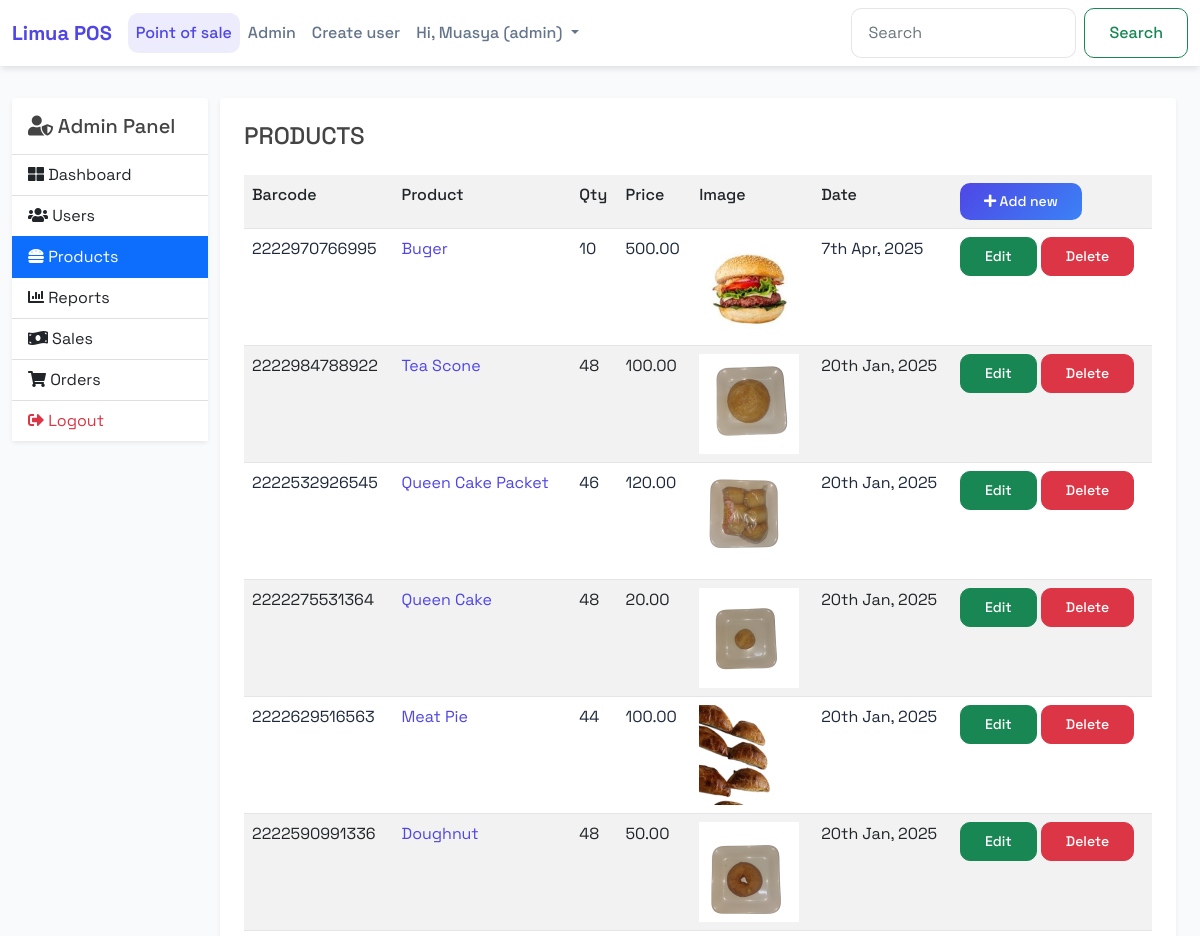
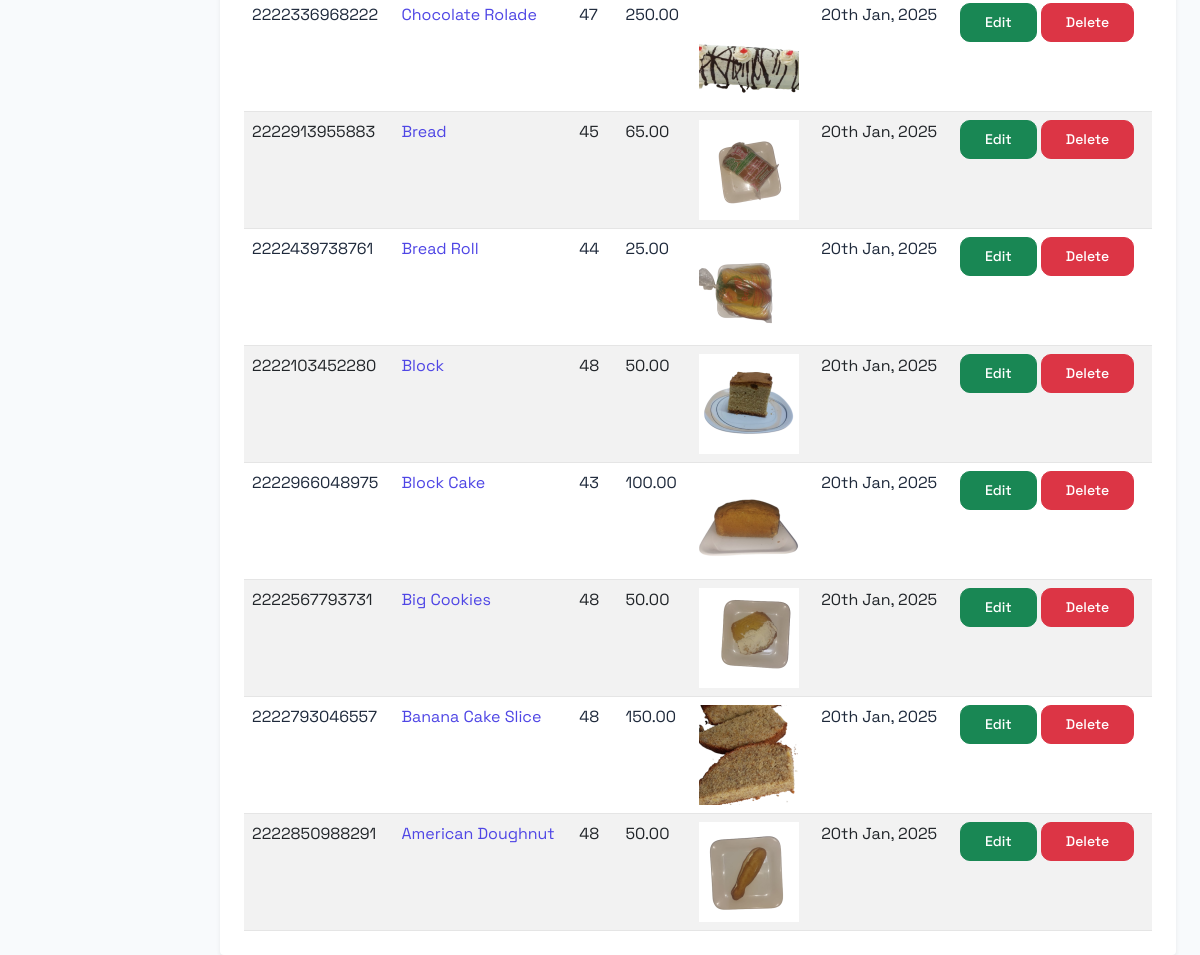
Screenshot of /index.php?pg=admin&tab=products (signed in) with the database file from the repository (2 pictures, top to bottom).
### tables this page shows
CREATE TABLE `products` (
  `id` int(11) NOT NULL,
  `barcode` varchar(15) NOT NULL,
  `description` varchar(50) NOT NULL,
  `qty` int(11) NOT NULL DEFAULT 1,
  `amount` decimal(10,2) NOT NULL DEFAULT 0.00,
  `image` varchar(500) NOT NULL,
  `user_id` varchar(60) NOT NULL,
  `date` datetime NOT NULL,
  `views` int(11) NOT NULL DEFAULT 0
);

### app/core/functions.php (called while the page is built, shortened)
<?php
function esc($str)
{
	return htmlspecialchars($str);
}
function auth($column)
{
	if(!empty($_SESSION['USER'][$column])){
		return $_SESSION['USER'][$column];
	}
	return "Unknown";
}
function crop($filename,$size = 400,$type = 'product')
{
	$ext = strtolower(pathinfo($filename,PATHINFO_EXTENSION));
	$cropped_file = preg_replace("/\.$ext$/", "_cropped.".$ext, $filename);
	if(file_exists($cropped_file))
	{
		return $cropped_file;
	}
	return $cropped_file;
}

### app/models/Auth.php (called while the page is built, shortened)
<?php
class Auth
{
	public static function get($column)
	{
		if(!empty($_SESSION['USER'][$column])){
			return $_SESSION['USER'][$column];
		}
		return "Unknown";
	}
	public static function logged_in()
	{
		if(!empty($_SESSION['USER'])){
			$db = new Database();
			if($db->query("select * from users where email = :email limit 1",['email'=>$_SESSION['USER']['email']]))
			{
				return true;
			}
		}
		return false;
	}
	public static function access($role)
	{
		$access['admin'] 		= ['admin'];
		$access['supervisor'] 	= ['admin','supervisor'];
		$access['cashier'] 		= ['admin','supervisor','cashier'];
		$access['accountant'] 	= ['admin','accountant'];
		$access['user'] 		= ['admin','supervisor','cashier','user'];
		$myrole = self::get('role');
		if(in_array($myrole, $access[$role]))
		{
			return true;
		}
		return false;
	}
}

### app/core/database.php (called while the page is built, shortened)
<?php
class Database
{
	private function db_connect()
	{
		$DBHOST = "localhost";
		$DBNAME = "limuaa_db";
		$DBUSER = "root";
		$DBPASS = "";
		$DBDRIVER = "mysql";
		try {
			$con = new PDO("$DBDRIVER:host=$DBHOST;dbname=$DBNAME", $DBUSER, $DBPASS);
		} catch (PDOException $e) {
			echo $e->getMessage();
		}
		return $con;
	}
	public function query($query, $data = array())
	{
		$con = $this->db_connect();
		$stm = $con->prepare($query);
		$result = [];
		try {
			$check = $stm->execute($data);
			if ($check) {
				$result = $stm->fetchAll(PDO::FETCH_ASSOC);
			}
		} catch (PDOException $e) {
			error_log("Database query error: " . $e->getMessage());
		}
		return $result;
	}
}

### app/core/model.php (called while the page is built, shortened)
<?php
class Model extends Database
{
	public function query($query, $data = array())
    {
        $db = new Database();
        $result = $db->query($query, $data);
        return is_array($result) ? $result : [];
    }
}

### app/views/admin/products.view.php (the view)
<div class="table-responsive">
	<table class="table table-striped table-hover">
		<tr>
			<th>Barcode</th><th>Product</th><th>Qty</th><th>Price</th><th>Image</th><th>Date</th>
			<th>
				<a href="index.php?pg=product-new">
					<button class="btn btn-primary btn-sm"><i class="fa fa-plus"></i> Add new</button>
				</a>
			</th>
		</tr>
		<?php if (!empty($products)):?>
			<?php foreach ($products as $product):?>
	 		<tr>
				<td><?=esc($product['barcode'])?></td>
				<td>
					<a href="index.php?pg=product-single&id=<?=$product['id']?>">
						<?=esc($product['description'])?>
					</a>
				</td>
				<td><?=esc($product['qty'])?></td>
				<td><?=esc($product['amount'])?></td>
				<td>
					<img src="<?=crop($product['image'])?>" style="width: 100%;max-width:100px;" >
				</td>
				<td><?=date("jS M, Y",strtotime($product['date']))?></td>
				<td>
					<a href="index.php?pg=product-edit&id=<?=$product['id']?>">
						<button class="btn btn-success btn-sm">Edit</button>
					</a>
					<a href="index.php?pg=product-delete&id=<?=$product['id']?>">
						<button class="btn btn-danger btn-sm">Delete</button>
					</a>
				</td>
			</tr>
			<?php endforeach;?>
		<?php endif;?>
	</table>
</div>

### public/index.php (shortened to what this page needs)
<?php
$controller = $_GET['pg'] ?? "home";
$controller = strtolower($controller);
if(file_exists("../app/controllers/".$controller . ".php"))
{
	require "../app/controllers/".$controller . ".php";
}else{
	echo "controller not found";
}

### app/controllers/admin.php (shortened to what this page needs)
<?php
$tab = $_GET['tab'] ?? 'dashboard';
if($tab == "products")
{
    $product = new Product();
    $products = $product->query("select * from products order by id desc");
    require views_path('admin/admin');
}

### app/views/partials/header.view.php (shortened to what this page needs)
<!DOCTYPE html>
<html>
<head>
    <link rel="stylesheet" type="text/css" href="assets/css/bootstrap.min.css">
    <link rel="stylesheet" type="text/css" href="assets/css/all.min.css">
    <link rel="stylesheet" type="text/css" href="assets/css/main.css">
</head>
<body>
    <?php
        $no_nav[] = "login";
        if(!in_array($controller, $no_nav)):
            require views_path('partials/nav');
        endif;
    ?>
    <div class="container-fluid" style="min-width: 350px;">

### app/views/partials/nav.view.php (shortened to what this page needs)
<nav class="navbar navbar-expand-lg navbar-light bg-light" style="min-width:350px">
    <div class="container-fluid">
        <a class="navbar-brand" href="index.php?pg=home"><?=esc(APP_NAME)?></a>
        <div class="collapse navbar-collapse" id="navbarSupportedContent">
            <ul class="navbar-nav me-auto mb-2 mb-lg-0">
                <li class="nav-item">
                    <a class="nav-link active" aria-current="page" href="index.php?pg=home">Point of sale</a>
                </li>
                <?php if(Auth::access('supervisor')):?>
                    <li class="nav-item">
                        <a class="nav-link" href="index.php?pg=admin">Admin</a>
                    </li>
                <?php endif;?>
                <?php if(Auth::access('admin')):?>
                    <li class="nav-item">
                        <a class="nav-link" href="index.php?pg=signup">Create user</a>
                    </li>
                <?php endif;?>
                <?php if(!Auth::logged_in()):?>
                    <li class="nav-item">
                        <a class="nav-link" href="index.php?pg=login">Login</a>
                    </li>
                <?php else:?>
                    <li class="nav-item dropdown">
                        <a class="nav-link dropdown-toggle" href="#" id="navbarDropdown" role="button" data-bs-toggle="dropdown" aria-expanded="false">
                            Hi, <?=auth('username')?> (<?=Auth::get('role')?>)
                        </a>
                    </li>
                <?php endif;?>
            </ul>
            <form class="d-flex">
                <input class="form-control me-2" type="search" placeholder="Search" aria-label="Search">
                <button class="btn btn-outline-success" type="submit">Search</button>
            </form>
        </div>
    </div>
</nav>

### app/views/admin/admin.view.php (shortened to what this page needs)
<?php require views_path('partials/header');?>
<div class="container-fluid" style="color:#444">
    <div class="row">
        <div class="col-12 col-sm-3 col-md-2 px-0">
            <div class="sticky-top" style="top: 1rem;">
                <div class="bg-white rounded shadow-sm">
                    <div class="p-3 border-bottom">
                        <h5 class="mb-0"><i class="fa fa-user-shield"></i> Admin Panel</h5>
                    </div>
                    <ul class="list-group list-group-flush">
                        <?php if(Auth::access('admin')): ?>
                            <a href="index.php?pg=admin&tab=dashboard" class="list-group-item list-group-item-action <?=!$tab || $tab == 'dashboard'?'active':''?>">
                                <i class="fa fa-th-large"></i> Dashboard
                            </a>
                            <a href="index.php?pg=admin&tab=users" class="list-group-item list-group-item-action <?=$tab=='users'?'active':''?>">
                                <i class="fa fa-users"></i> Users
                            </a>
                        <?php endif; ?>
                        <?php if(Auth::access('admin') || Auth::access('supervisor')): ?>
                            <a href="index.php?pg=admin&tab=products" class="list-group-item list-group-item-action <?=$tab=='products'?'active':''?>">
                                <i class="fa fa-hamburger"></i> Products
                            </a>
                            <a href="index.php?pg=admin&tab=reports" class="list-group-item list-group-item-action <?=$tab=='reports'?'active':''?>">
                                <i class="fa fa-chart-bar"></i> Reports
                            </a>
                        <?php endif; ?>
                        <?php if(Auth::access('admin') || Auth::access('supervisor') || Auth::access('cashier')): ?>
                            <a href="index.php?pg=admin&tab=sales" class="list-group-item list-group-item-action <?=$tab=='sales'?'active':''?>">
                                <i class="fa fa-money-bill-wave"></i> Sales
                            </a>
                            <a href="index.php?pg=admin&tab=orders" class="list-group-item list-group-item-action <?=$tab=='orders'?'active':''?>">
                                <i class="fa fa-shopping-cart"></i> Orders
                            </a>
                        <?php endif; ?>
                        <a href="index.php?pg=logout" class="list-group-item list-group-item-action text-danger">
                            <i class="fa fa-sign-out-alt"></i> Logout
                        </a>
                    </ul>
                </div>
            </div>
        </div>
        <div class="col-12 col-sm-9 col-md-10">
            <div class="bg-white rounded shadow-sm p-4">
                <?php if($tab != 'dashboard'): ?>
                    <div class="d-flex justify-content-between align-items-center mb-4">
                        <h4 class="mb-0"><?=strtoupper($tab)?></h4>
                    </div>
                <?php endif; ?>
                <?php
                    switch ($tab) {
                        case 'products':
                            require views_path('admin/products');
                            break;
                    }
                ?>
            </div>
        </div>
    </div>
</div>
<?php require views_path('partials/footer');?>

### app/views/partials/footer.view.php (shortened to what this page needs)
	</div>
</body>
</html>

### public/assets/css/main.css (style rules this page uses)
body a { text-decoration: none; }

### app/views/partials/header.view.php (style rules this page uses)
body { font-family: 'Space Grotesk', sans-serif; background: #f8fafc; min-height: 100vh; color: #1e293b; }
.table { color: #1e293b; margin: 0; }
.table th { color: #64748b; font-weight: 500; border-color: rgba(0,0,0,0.1); }
.table td { border-color: rgba(0,0,0,0.1); }
.form-control { border-radius: 10px; border: 1px solid rgba(0,0,0,0.1); padding: 0.75rem 1rem; transition: all 0.3s ease; }
.btn { border-radius: 10px; padding: 0.5rem 1.5rem; transition: all 0.3s ease; font-weight: 500; }
.btn-primary { background: linear-gradient(135deg, #4f46e5 0%, #3b82f6 100%); border: none; }
.navbar { background: white !important; box-shadow: 0 4px 6px -1px rgba(0, 0, 0, 0.1); margin-bottom: 2rem; }
.navbar-brand { font-weight: 700; color: #4f46e5 !important; }
.nav-link { color: #64748b !important; font-weight: 500; transition: all 0.3s ease; }
.nav-link.active { color: #4f46e5 !important; background: rgba(79, 70, 229, 0.1); border-radius: 10px; }
a { color: #4f46e5; text-decoration: none; transition: all 0.3s ease; }

### rows the page displays
products: barcode "2222970766995", description "Buger", qty "10", amount "500.00", shows a picture, date "7th Apr, 2025"
products: barcode "2222984788922", description "Tea Scone", qty "48", amount "100.00", shows a picture, date "20th Jan, 2025"
products: barcode "2222532926545", description "Queen Cake Packet", qty "46", amount "120.00", shows a picture, date "20th Jan, 2025"
products: barcode "2222275531364", description "Queen Cake", qty "48", amount "20.00", shows a picture, date "20th Jan, 2025"
products: barcode "2222629516563", description "Meat Pie", qty "44", amount "100.00", shows a picture, date "20th Jan, 2025"
products: barcode "2222590991336", description "Doughnut", qty "48", amount "50.00", shows a picture, date "20th Jan, 2025"
products: barcode "2222336968222", description "Chocolate Rolade", qty "47", amount "250.00", shows a picture, date "20th Jan, 2025"
products: barcode "2222913955883", description "Bread", qty "45", amount "65.00", shows a picture, date "20th Jan, 2025"
products: barcode "2222439738761", description "Bread Roll", qty "44", amount "25.00", shows a picture, date "20th Jan, 2025"
products: barcode "2222103452280", description "Block", qty "48", amount "50.00", shows a picture, date "20th Jan, 2025"
products: barcode "2222966048975", description "Block Cake", qty "43", amount "100.00", shows a picture, date "20th Jan, 2025"
products: barcode "2222567793731", description "Big Cookies", qty "48", amount "50.00", shows a picture, date "20th Jan, 2025"
products: barcode "2222793046557", description "Banana Cake Slice", qty "48", amount "150.00", shows a picture, date "20th Jan, 2025"
products: barcode "2222850988291", description "American Doughnut", qty "48", amount "50.00", shows a picture, date "20th Jan, 2025"

### other values shown
APP_NAME "Limua POS"
auth('username') "Muasya"
Auth::get('role') "admin"
$tab "PRODUCTS"
